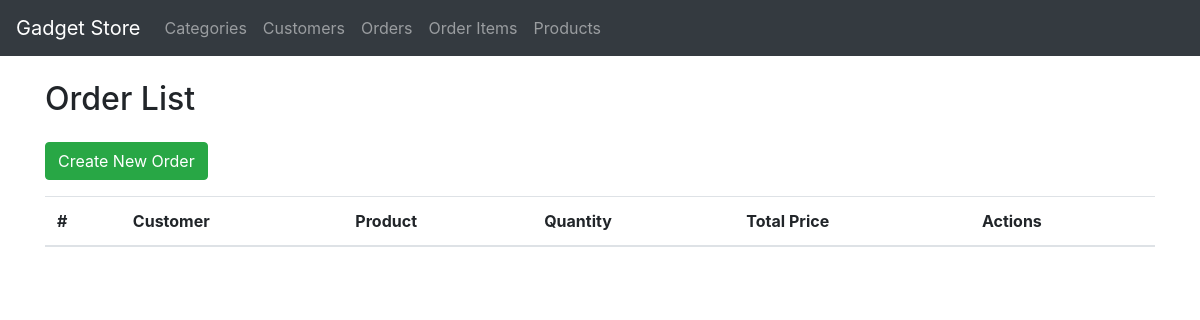
/orders/, run on an earlier commit of the app's database.
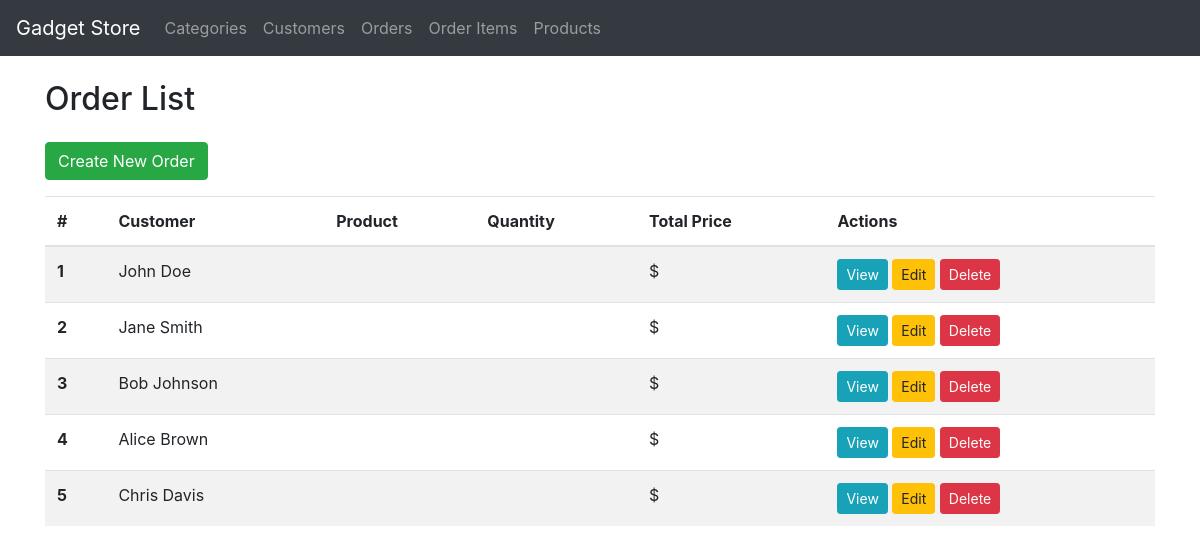
And on a later commit of the database.
### Phones/models.py (models this page shows, shortened)
class BaseModel(models.Model):
    created_at = models.DateTimeField(auto_now_add=True)
    updated_at = models.DateTimeField(auto_now=True)
    class Meta:
        abstract = True

class Order(BaseModel):
    order_date = models.DateTimeField()
    total_amount = models.DecimalField(max_digits=10, decimal_places=2)
    customer = models.ForeignKey(Customer, on_delete=models.CASCADE, related_name='orders')
    products = models.ManyToManyField(Product, through='OrderItem')

class Customer(BaseModel):
    name = models.CharField(max_length=255)
    email = models.EmailField(unique=True)
    phone_number = models.CharField(max_length=20)
    def __str__(self):
        return self.name

### Phones/views.py (the view)
# urls.py: path('orders/', OrderListView.as_view(), name='order-list'),  # Changed to OrderListView
class OrderListView(ListView):
    model = Order
    template_name = 'order_list.html'
    context_object_name = 'orders'

### Phones/templates/order_list.html (shortened to what this page needs)
{% extends 'base.html' %}
{% block content %}
    <div class="row">
        <div class="col-md-12">
            <h2 class="mb-4">Order List</h2>
            <a href="{% url 'order-create' %}" class="btn btn-success mb-3">Create New Order</a>
            <div class="table-responsive">
                <table class="table table-striped">
                    <thead>
                        <tr>
                            <th scope="col">#</th>
                            <th scope="col">Customer</th>
                            <th scope="col">Product</th>
                            <th scope="col">Quantity</th>
                            <th scope="col">Total Price</th>
                            <th scope="col">Actions</th>
                        </tr>
                    </thead>
                    <tbody>
                        {% for order in orders %}
                            <tr>
                                <th scope="row">{{ forloop.counter }}</th>
                                <td>{{ order.customer }}</td>
                                <td>{{ order.product }}</td>
                                <td>{{ order.quantity }}</td>
                                <td>${{ order.total_price|floatformat:2 }}</td>
                                <td>
                                    <a href="{% url 'order-detail' order.id %}" class="btn btn-info btn-sm">View</a>
                                    <a href="{% url 'order-update' order.id %}" class="btn btn-warning btn-sm">Edit</a>
                                    <a href="{% url 'order-delete' order.id %}" class="btn btn-danger btn-sm" onclick="return confirm('Are you sure you want to delete this order?')">Delete</a>
                                </td>
                            </tr>
                        {% endfor %}
                    </tbody>
                </table>
            </div>
        </div>
    </div>
{% endblock %}

What changed in the data, as far as the page shows it:
added Order: customer "John Doe"
added Order: customer "Jane Smith"
added Order: customer "Bob Johnson"
added Order: customer "Alice Brown"
added Order: customer "Chris Davis"
